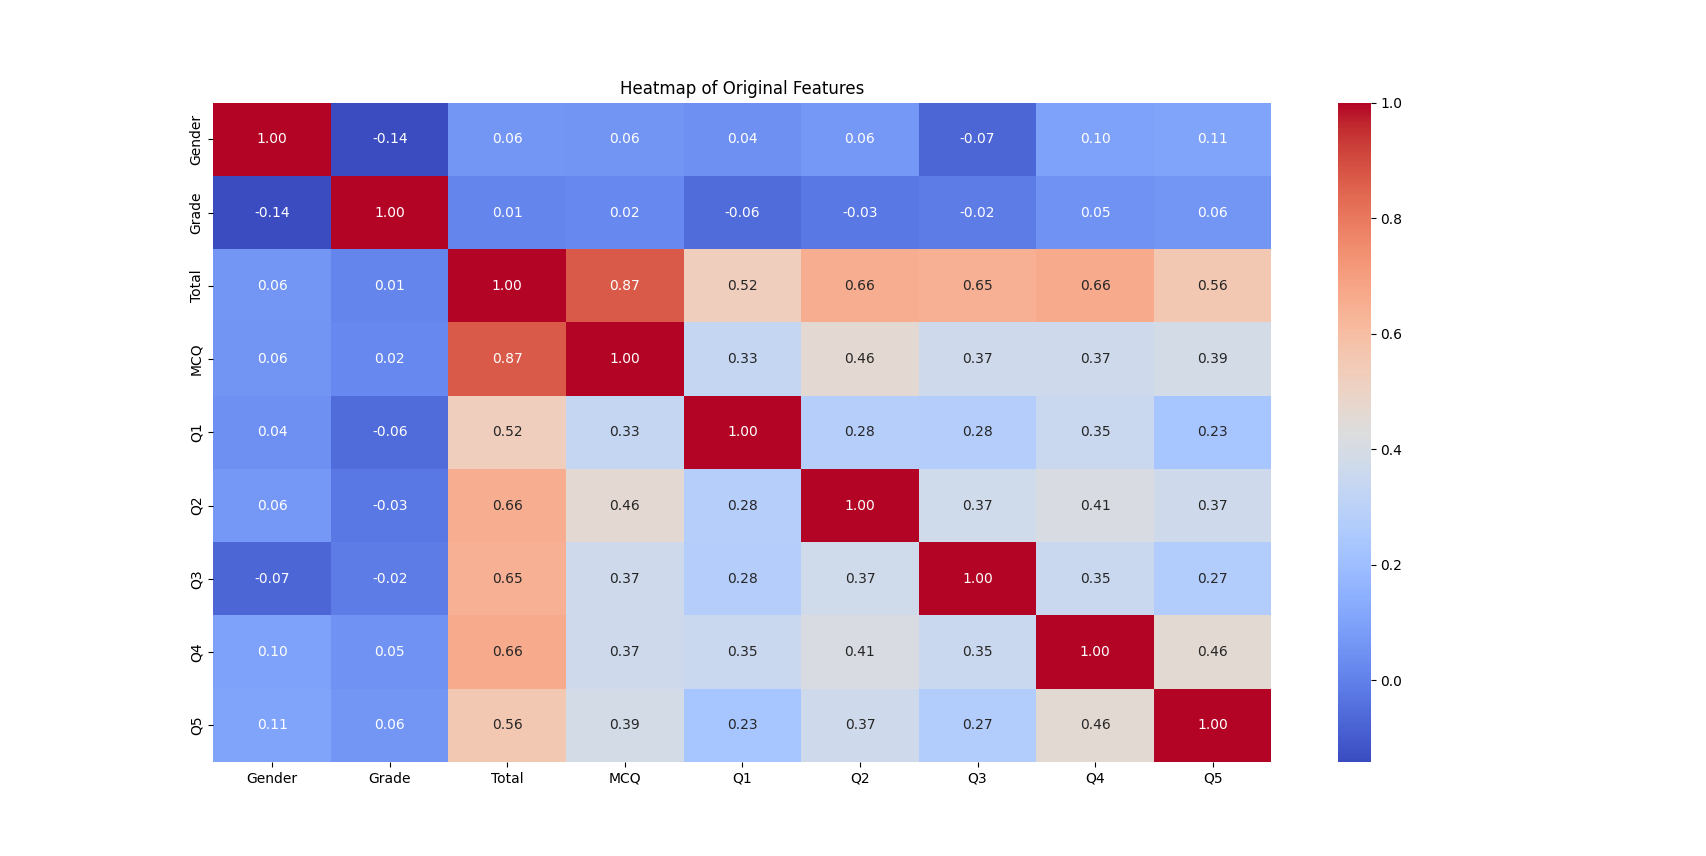

The Python source for this figure:
# Task 4 Step 5

import pandas as pd
import seaborn as sns
import matplotlib.pyplot as plt


original_data = pd.read_excel("Coursework/CW_Data.xlsx")
cleaned_data = original_data.drop(['Index', 'Programme'], axis=1)

plt.figure(figsize=(12, 10))
sns.heatmap(cleaned_data.corr(), annot=True, fmt=".2f", cmap='coolwarm')
plt.title('Heatmap of Original Features')
plt.show()

extract_data = original_data.drop(['Index', 'Programme','Q2', 'Q5', 'Q3', 'Q1', 'Gender'], axis=1)
plt.figure(figsize=(8, 6))
sns.heatmap(extract_data .corr(), annot=True, fmt=".2f", cmap='coolwarm')
plt.title('Heatmap of Selected Features After MI')
plt.show()
